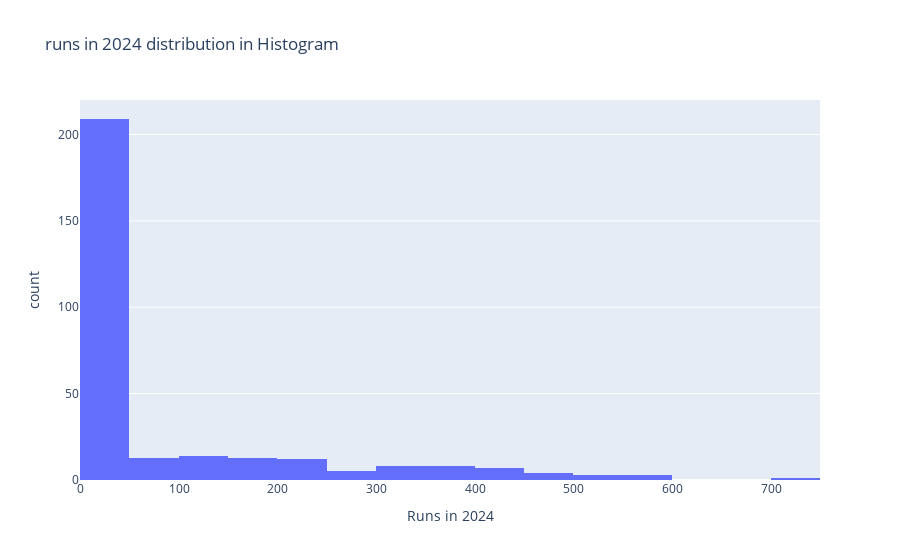
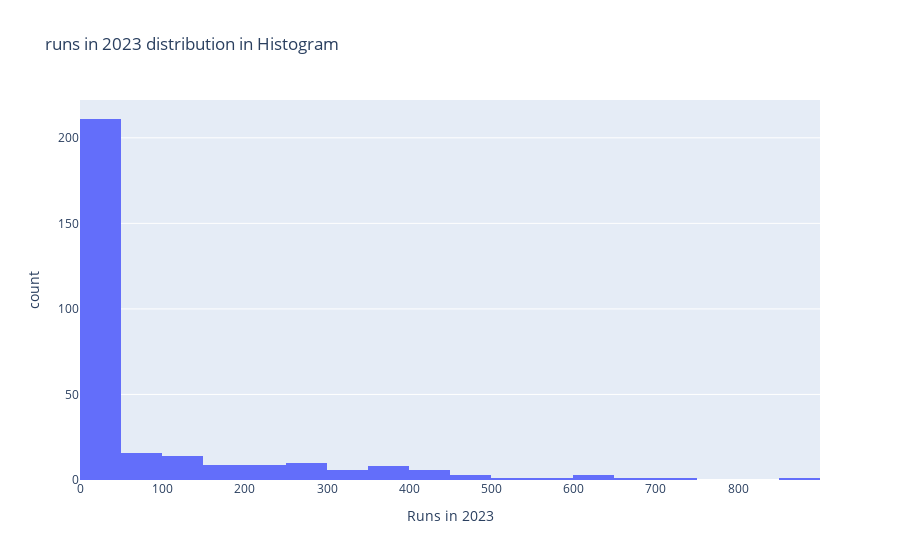
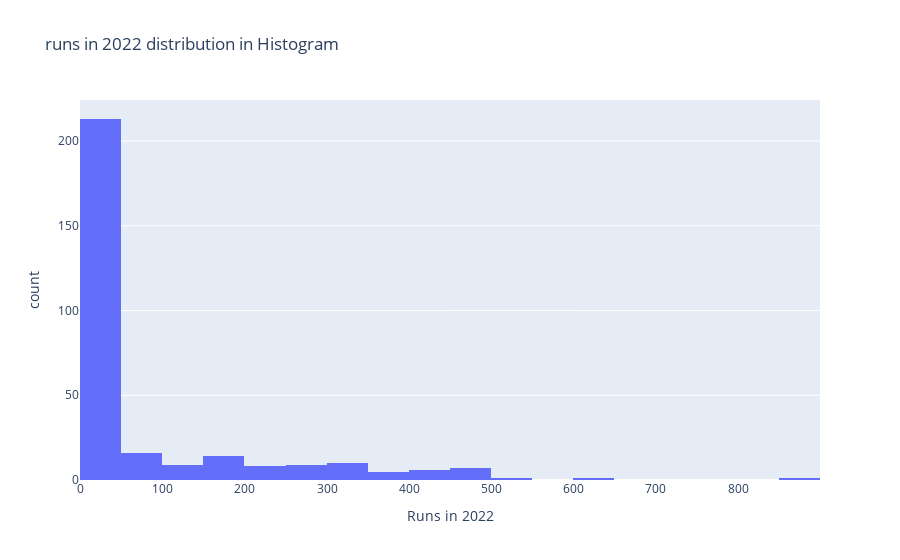

Here is the notebook cell these charts were saved with, in order:
### Code cell
# Now see the distribution of runs scored in 2024 and 2023

# Create the histogram for runs in 2024
fig1 = px.histogram(batting_stats_explore, x='runsin2024', 
                   title='runs in 2024 distribution in Histogram', 
                   labels={'runsin2024': 'Runs in 2024', 'count': 'Frequency'})

# Store the result in a tuple
result1 = (fig1, 'Runs in 2024 Histogram', 'Distribution of runs in 2024')

# Create the histogram for runs in 2023
fig2 = px.histogram(batting_stats_explore, x='runsin2023', 
                   title='runs in 2023 distribution in Histogram', 
                   labels={'runsin2023': 'Runs in 2023', 'count': 'Frequency'})


result2 = (fig1, 'Runs in 2023 Histogram', 'Distribution of runs in 2023')

# Create the histogram for runs in 2022
fig3 = px.histogram(batting_stats_explore, x='runsin2022', 
                   title='runs in 2022 distribution in Histogram', 
                   labels={'runsin2022': 'Runs in 2022', 'count': 'Frequency'})


result3 = (fig1, 'Runs in 2022 Histogram', 'Distribution of runs in 2022')


# To display the plot (if you're in a Jupyter notebook or similar environment)
fig1.show()
fig2.show()
fig3.show()

### Figure 1 — Plotly figure (JSON) as saved in the notebook; plotly's stock layout.template omitted (floating-point values rounded to 4 significant figures; data arrays with more than 128 entries replaced by an {"elided": "..."} marker saying what was removed)
{"data": [{"alignmentgroup": "True", "bingroup": "x", "hovertemplate": "Runs in 2024=%{x}<br>count=%{y}<extra></extra>", "legendgroup": "", "marker": {"color": "#636efa", "pattern": {"shape": ""}}, "name": "", "offsetgroup": "", "orientation": "v", "showlegend": false, "type": "histogram", "x": {"elided": "300 int values"}, "xaxis": "x", "yaxis": "y"}], "layout": {"barmode": "relative", "legend": {"tracegroupgap": 0}, "title": {"text": "runs in 2024 distribution in Histogram"}, "xaxis": {"anchor": "y", "domain": [0, 1], "title": {"text": "Runs in 2024"}}, "yaxis": {"anchor": "x", "domain": [0, 1], "title": {"text": "count"}}}}

### Figure 2 — Plotly figure (JSON) as saved in the notebook; plotly's stock layout.template omitted (floating-point values rounded to 4 significant figures; data arrays with more than 128 entries replaced by an {"elided": "..."} marker saying what was removed)
{"data": [{"alignmentgroup": "True", "bingroup": "x", "hovertemplate": "Runs in 2023=%{x}<br>count=%{y}<extra></extra>", "legendgroup": "", "marker": {"color": "#636efa", "pattern": {"shape": ""}}, "name": "", "offsetgroup": "", "orientation": "v", "showlegend": false, "type": "histogram", "x": {"elided": "300 int values"}, "xaxis": "x", "yaxis": "y"}], "layout": {"barmode": "relative", "legend": {"tracegroupgap": 0}, "title": {"text": "runs in 2023 distribution in Histogram"}, "xaxis": {"anchor": "y", "domain": [0, 1], "title": {"text": "Runs in 2023"}}, "yaxis": {"anchor": "x", "domain": [0, 1], "title": {"text": "count"}}}}

### Figure 3 — Plotly figure (JSON) as saved in the notebook; plotly's stock layout.template omitted (floating-point values rounded to 4 significant figures; data arrays with more than 128 entries replaced by an {"elided": "..."} marker saying what was removed)
{"data": [{"alignmentgroup": "True", "bingroup": "x", "hovertemplate": "Runs in 2022=%{x}<br>count=%{y}<extra></extra>", "legendgroup": "", "marker": {"color": "#636efa", "pattern": {"shape": ""}}, "name": "", "offsetgroup": "", "orientation": "v", "showlegend": false, "type": "histogram", "x": {"elided": "300 int values"}, "xaxis": "x", "yaxis": "y"}], "layout": {"barmode": "relative", "legend": {"tracegroupgap": 0}, "title": {"text": "runs in 2022 distribution in Histogram"}, "xaxis": {"anchor": "y", "domain": [0, 1], "title": {"text": "Runs in 2022"}}, "yaxis": {"anchor": "x", "domain": [0, 1], "title": {"text": "count"}}}}
